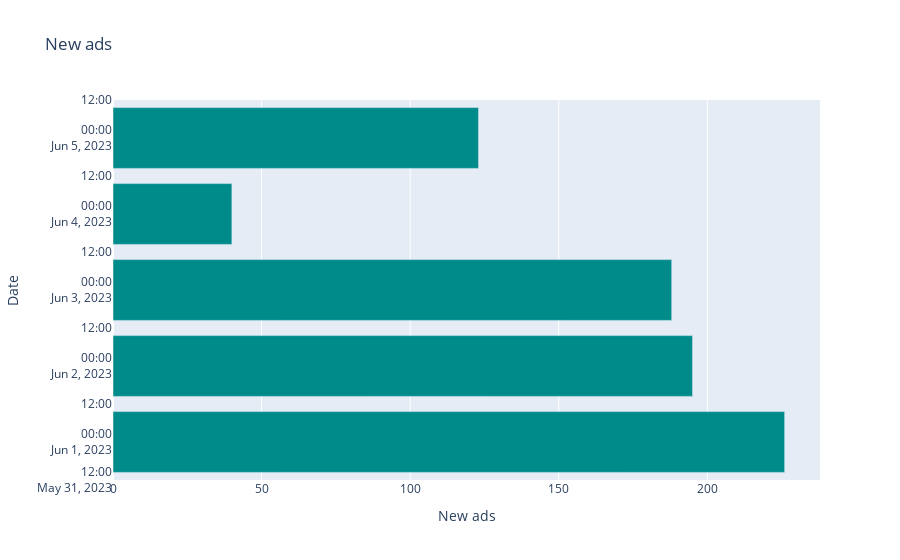

The cell this chart's notebook holds for it:
### Code cell
fig = px.bar(df_full.groupby('extraction_date')['is_new'].sum().reset_index(), x='is_new', y='extraction_date', 
             orientation='h', title='New ads')
fig.update_traces(marker_color='darkcyan')
fig.update_layout(
    xaxis_title='New ads',
    yaxis_title='Date'
)

fig.show()

### Figure 1 — Plotly figure (JSON) as saved in the notebook; plotly's stock layout.template omitted (floating-point values rounded to 4 significant figures)
{"data": [{"alignmentgroup": "True", "hovertemplate": "is_new=%{x}<br>extraction_date=%{y}<extra></extra>", "legendgroup": "", "marker": {"color": "darkcyan", "pattern": {"shape": ""}}, "name": "", "offsetgroup": "", "orientation": "h", "showlegend": false, "textposition": "auto", "type": "bar", "x": [226, 195, 188, 40, 123], "xaxis": "x", "y": ["2023-06-01", "2023-06-02", "2023-06-03", "2023-06-04", "2023-06-05"], "yaxis": "y"}], "layout": {"barmode": "relative", "legend": {"tracegroupgap": 0}, "title": {"text": "New ads"}, "xaxis": {"anchor": "y", "domain": [0, 1], "title": {"text": "New ads"}}, "yaxis": {"anchor": "x", "domain": [0, 1], "title": {"text": "Date"}}}}
